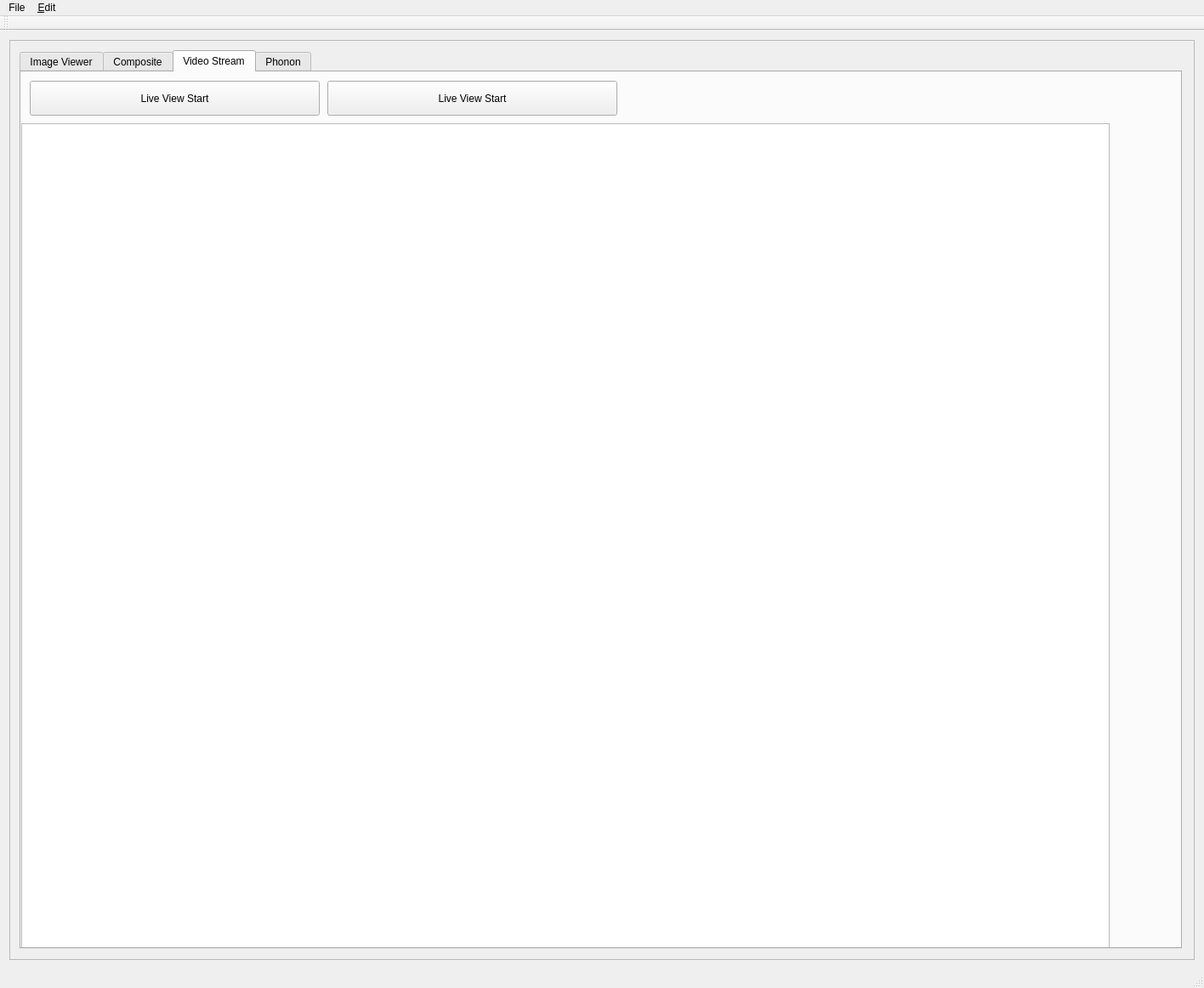
<?xml version="1.0" encoding="UTF-8"?>
<ui version="4.0">
 <class>MainWindow</class>
 <widget class="QMainWindow" name="MainWindow">
  <property name="geometry">
   <rect>
    <x>0</x>
    <y>0</y>
    <width>1416</width>
    <height>1162</height>
   </rect>
  </property>
  <property name="windowTitle">
   <string>MainWindow</string>
  </property>
  <widget class="QWidget" name="centralWidget">
   <layout class="QGridLayout" name="gridLayout_4">
    <item row="0" column="0">
     <widget class="QScrollArea" name="scrollArea">
      <property name="widgetResizable">
       <bool>false</bool>
      </property>
      <widget class="QWidget" name="scrollAreaWidgetContents">
       <property name="geometry">
        <rect>
         <x>-11</x>
         <y>-23</y>
         <width>1389</width>
         <height>1079</height>
        </rect>
       </property>
       <layout class="QGridLayout" name="gridLayout_3">
        <item row="0" column="0">
         <widget class="QTabWidget" name="VideoWidget">
          <property name="currentIndex">
           <number>2</number>
          </property>
          <widget class="QWidget" name="tab_3">
           <attribute name="title">
            <string>Image Viewer</string>
           </attribute>
           <widget class="QLabel" name="label_4">
            <property name="geometry">
             <rect>
              <x>1020</x>
              <y>445</y>
              <width>51</width>
              <height>16</height>
             </rect>
            </property>
            <property name="text">
             <string>Live</string>
            </property>
           </widget>
           <widget class="QTextBrowser" name="SelectedTextBrowser">
            <property name="geometry">
             <rect>
              <x>1020</x>
              <y>400</y>
              <width>311</width>
              <height>31</height>
             </rect>
            </property>
           </widget>
           <widget class="QPushButton" name="ClearDots">
            <property name="enabled">
             <bool>false</bool>
            </property>
            <property name="geometry">
             <rect>
              <x>1020</x>
              <y>120</y>
              <width>131</width>
              <height>23</height>
             </rect>
            </property>
            <property name="text">
             <string>Clear Dots</string>
            </property>
            <property name="checkable">
             <bool>false</bool>
            </property>
           </widget>
           <widget class="QLabel" name="LivetextBrowser">
            <property name="geometry">
             <rect>
              <x>1020</x>
              <y>460</y>
              <width>271</width>
              <height>31</height>
             </rect>
            </property>
            <property name="text">
             <string/>
            </property>
           </widget>
           <widget class="QLabel" name="label">
            <property name="geometry">
             <rect>
              <x>1020</x>
              <y>380</y>
              <width>141</width>
              <height>16</height>
             </rect>
            </property>
            <property name="text">
             <string>Selected Point History:</string>
            </property>
           </widget>
           <widget class="QFrame" name="frame">
            <property name="geometry">
             <rect>
              <x>1010</x>
              <y>150</y>
              <width>351</width>
              <height>221</height>
             </rect>
            </property>
            <property name="frameShape">
             <enum>QFrame::StyledPanel</enum>
            </property>
            <property name="frameShadow">
             <enum>QFrame::Raised</enum>
            </property>
            <widget class="QWidget" name="layoutWidget">
             <property name="geometry">
              <rect>
               <x>0</x>
               <y>10</y>
               <width>350</width>
               <height>212</height>
              </rect>
             </property>
             <layout class="QVBoxLayout" name="verticalLayout">
              <item>
               <layout class="QGridLayout" name="gridLayout" columnstretch="1,0,0,0,3">
                <item row="0" column="0">
                 <widget class="QLabel" name="label_24">
                  <property name="text">
                   <string/>
                  </property>
                 </widget>
                </item>
                <item row="0" column="1">
                 <widget class="QLabel" name="label_12">
                  <property name="text">
                   <string>Channel</string>
                  </property>
                 </widget>
                </item>
                <item row="0" column="2">
                 <widget class="QLabel" name="label_2">
                  <property name="text">
                   <string>Default</string>
                  </property>
                 </widget>
                </item>
                <item row="0" column="3">
                 <widget class="QLabel" name="label_3">
                  <property name="text">
                   <string>Archive</string>
                  </property>
                 </widget>
                </item>
                <item row="0" column="4">
                 <widget class="QLabel" name="label_5">
                  <property name="text">
                   <string>Filename</string>
                  </property>
                 </widget>
                </item>
                <item row="1" column="0">
                 <widget class="QLabel" name="label_6">
                  <property name="text">
                   <string>Ch. 1</string>
                  </property>
                 </widget>
                </item>
                <item row="1" column="1">
                 <widget class="QComboBox" name="channel1combobox">
                  <item>
                   <property name="text">
                    <string>Red</string>
                   </property>
                  </item>
                  <item>
                   <property name="text">
                    <string>Green</string>
                   </property>
                  </item>
                  <item>
                   <property name="text">
                    <string>Blue</string>
                   </property>
                  </item>
                  <item>
                   <property name="text">
                    <string>Yellow</string>
                   </property>
                  </item>
                  <item>
                   <property name="text">
                    <string>Magenta</string>
                   </property>
                  </item>
                  <item>
                   <property name="text">
                    <string>Cyan</string>
                   </property>
                  </item>
                  <item>
                   <property name="text">
                    <string>White</string>
                   </property>
                  </item>
                 </widget>
                </item>
                <item row="1" column="2">
                 <widget class="QRadioButton" name="C1Def">
                  <property name="text">
                   <string/>
                  </property>
                  <property name="checked">
                   <bool>true</bool>
                  </property>
                  <property name="autoExclusive">
                   <bool>false</bool>
                  </property>
                 </widget>
                </item>
                <item row="1" column="3">
                 <widget class="QRadioButton" name="C1Arc">
                  <property name="text">
                   <string/>
                  </property>
                  <property name="autoExclusive">
                   <bool>false</bool>
                  </property>
                 </widget>
                </item>
                <item row="1" column="4">
                 <widget class="QLabel" name="c1label">
                  <property name="text">
                   <string/>
                  </property>
                 </widget>
                </item>
                <item row="2" column="0">
                 <widget class="QLabel" name="label_23">
                  <property name="text">
                   <string>Ch. 2</string>
                  </property>
                 </widget>
                </item>
                <item row="2" column="1">
                 <widget class="QComboBox" name="channel2combobox">
                  <property name="currentIndex">
                   <number>1</number>
                  </property>
                  <item>
                   <property name="text">
                    <string>Red</string>
                   </property>
                  </item>
                  <item>
                   <property name="text">
                    <string>Green</string>
                   </property>
                  </item>
                  <item>
                   <property name="text">
                    <string>Blue</string>
                   </property>
                  </item>
                  <item>
                   <property name="text">
                    <string>Yellow</string>
                   </property>
                  </item>
                  <item>
                   <property name="text">
                    <string>Magenta</string>
                   </property>
                  </item>
                  <item>
                   <property name="text">
                    <string>Cyan</string>
                   </property>
                  </item>
                  <item>
                   <property name="text">
                    <string>White</string>
                   </property>
                  </item>
                 </widget>
                </item>
                <item row="2" column="2">
                 <widget class="QRadioButton" name="C2Def">
                  <property name="text">
                   <string/>
                  </property>
                  <property name="checked">
                   <bool>true</bool>
                  </property>
                  <property name="autoExclusive">
                   <bool>false</bool>
                  </property>
                 </widget>
                </item>
                <item row="2" column="3">
                 <widget class="QRadioButton" name="C2Arc">
                  <property name="text">
                   <string/>
                  </property>
                  <property name="autoExclusive">
                   <bool>false</bool>
                  </property>
                 </widget>
                </item>
                <item row="2" column="4">
                 <widget class="QLabel" name="c2label">
                  <property name="text">
                   <string/>
                  </property>
                 </widget>
                </item>
                <item row="3" column="0">
                 <widget class="QLabel" name="label_8">
                  <property name="text">
                   <string>Ch. 3</string>
                  </property>
                 </widget>
                </item>
                <item row="3" column="1">
                 <widget class="QComboBox" name="channel3combobox">
                  <property name="currentIndex">
                   <number>2</number>
                  </property>
                  <item>
                   <property name="text">
                    <string>Red</string>
                   </property>
                  </item>
                  <item>
                   <property name="text">
                    <string>Green</string>
                   </property>
                  </item>
                  <item>
                   <property name="text">
                    <string>Blue</string>
                   </property>
                  </item>
                  <item>
                   <property name="text">
                    <string>Yellow</string>
                   </property>
                  </item>
                  <item>
                   <property name="text">
                    <string>Magenta</string>
                   </property>
                  </item>
                  <item>
                   <property name="text">
                    <string>Cyan</string>
                   </property>
                  </item>
                  <item>
                   <property name="text">
                    <string>White</string>
                   </property>
                  </item>
                 </widget>
                </item>
                <item row="3" column="2">
                 <widget class="QRadioButton" name="C3Def">
                  <property name="text">
                   <string/>
                  </property>
                  <property name="checked">
                   <bool>true</bool>
                  </property>
                  <property name="autoRepeat">
                   <bool>false</bool>
                  </property>
                  <property name="autoExclusive">
                   <bool>false</bool>
                  </property>
                 </widget>
                </item>
                <item row="3" column="3">
                 <widget class="QRadioButton" name="C3Arc">
                  <property name="text">
                   <string/>
                  </property>
                  <property name="autoExclusive">
                   <bool>false</bool>
                  </property>
                 </widget>
                </item>
                <item row="3" column="4">
                 <widget class="QLabel" name="c3label">
                  <property name="text">
                   <string/>
                  </property>
                 </widget>
                </item>
                <item row="4" column="0">
                 <widget class="QLabel" name="label_7">
                  <property name="text">
                   <string>Ch. 4</string>
                  </property>
                 </widget>
                </item>
                <item row="4" column="1">
                 <widget class="QComboBox" name="channel4combobox">
                  <property name="currentIndex">
                   <number>3</number>
                  </property>
                  <item>
                   <property name="text">
                    <string>Red</string>
                   </property>
                  </item>
                  <item>
                   <property name="text">
                    <string>Green</string>
                   </property>
                  </item>
                  <item>
                   <property name="text">
                    <string>Blue</string>
                   </property>
                  </item>
                  <item>
                   <property name="text">
                    <string>Yellow</string>
                   </property>
                  </item>
                  <item>
                   <property name="text">
                    <string>Magenta</string>
                   </property>
                  </item>
                  <item>
                   <property name="text">
                    <string>Cyan</string>
                   </property>
                  </item>
                  <item>
                   <property name="text">
                    <string>White</string>
                   </property>
                  </item>
                 </widget>
                </item>
                <item row="4" column="2">
                 <widget class="QRadioButton" name="C4Def">
                  <property name="text">
                   <string/>
                  </property>
                  <property name="checked">
                   <bool>true</bool>
                  </property>
                  <property name="autoExclusive">
                   <bool>false</bool>
                  </property>
                 </widget>
                </item>
                <item row="4" column="3">
                 <widget class="QRadioButton" name="C4Arc">
                  <property name="text">
                   <string/>
                  </property>
                  <property name="autoExclusive">
                   <bool>false</bool>
                  </property>
                 </widget>
                </item>
                <item row="4" column="4">
                 <widget class="QLabel" name="c4label">
                  <property name="text">
                   <string/>
                  </property>
                 </widget>
                </item>
               </layout>
              </item>
              <item>
               <layout class="QGridLayout" name="gridLayout_5">
                <item row="0" column="0">
                 <widget class="QPushButton" name="LoadComposite">
                  <property name="text">
                   <string>Load</string>
                  </property>
                 </widget>
                </item>
                <item row="0" column="1">
                 <widget class="QComboBox" name="comboBox">
                  <item>
                   <property name="text">
                    <string>All</string>
                   </property>
                  </item>
                  <item>
                   <property name="text">
                    <string>3 Channels</string>
                   </property>
                  </item>
                  <item>
                   <property name="text">
                    <string>Channel 1</string>
                   </property>
                  </item>
                  <item>
                   <property name="text">
                    <string>Channel 2</string>
                   </property>
                  </item>
                  <item>
                   <property name="text">
                    <string>Channel 3</string>
                   </property>
                  </item>
                  <item>
                   <property name="text">
                    <string>Channel 4</string>
                   </property>
                  </item>
                 </widget>
                </item>
                <item row="0" column="2">
                 <widget class="QPushButton" name="ClearButton">
                  <property name="enabled">
                   <bool>true</bool>
                  </property>
                  <property name="text">
                   <string>Clear</string>
                  </property>
                 </widget>
                </item>
               </layout>
              </item>
             </layout>
            </widget>
           </widget>
           <widget class="QGraphicsView" name="graphicsView">
            <property name="geometry">
             <rect>
              <x>10</x>
              <y>10</y>
              <width>1000</width>
              <height>1000</height>
             </rect>
            </property>
           </widget>
           <widget class="QPushButton" name="distancebutton">
            <property name="geometry">
             <rect>
              <x>1170</x>
              <y>80</y>
              <width>131</width>
              <height>21</height>
             </rect>
            </property>
            <property name="text">
             <string>Calculate Distance</string>
            </property>
           </widget>
           <widget class="QPushButton" name="DotOn">
            <property name="geometry">
             <rect>
              <x>1020</x>
              <y>40</y>
              <width>131</width>
              <height>23</height>
             </rect>
            </property>
            <property name="text">
             <string>Turn On Dot Mode</string>
            </property>
           </widget>
           <widget class="QPushButton" name="SNRbutton">
            <property name="geometry">
             <rect>
              <x>1170</x>
              <y>40</y>
              <width>131</width>
              <height>21</height>
             </rect>
            </property>
            <property name="text">
             <string>Calculate SNR</string>
            </property>
           </widget>
           <widget class="QPushButton" name="DotOff">
            <property name="enabled">
             <bool>false</bool>
            </property>
            <property name="geometry">
             <rect>
              <x>1020</x>
              <y>80</y>
              <width>131</width>
              <height>23</height>
             </rect>
            </property>
            <property name="text">
             <string>Turn Off Dot Mode</string>
            </property>
           </widget>
           <widget class="QLineEdit" name="xedit">
            <property name="geometry">
             <rect>
              <x>1030</x>
              <y>520</y>
              <width>61</width>
              <height>20</height>
             </rect>
            </property>
           </widget>
           <widget class="QLabel" name="label_11">
            <property name="geometry">
             <rect>
              <x>1020</x>
              <y>500</y>
              <width>321</width>
              <height>16</height>
             </rect>
            </property>
            <property name="text">
             <string>Search by Pixel Coordinates</string>
            </property>
           </widget>
           <widget class="QLabel" name="label_13">
            <property name="geometry">
             <rect>
              <x>1020</x>
              <y>520</y>
              <width>21</width>
              <height>16</height>
             </rect>
            </property>
            <property name="text">
             <string>x</string>
            </property>
           </widget>
           <widget class="QLineEdit" name="yedit">
            <property name="geometry">
             <rect>
              <x>1130</x>
              <y>520</y>
              <width>61</width>
              <height>20</height>
             </rect>
            </property>
           </widget>
           <widget class="QLabel" name="label_14">
            <property name="geometry">
             <rect>
              <x>1120</x>
              <y>520</y>
              <width>21</width>
              <height>16</height>
             </rect>
            </property>
            <property name="text">
             <string>y</string>
            </property>
           </widget>
           <widget class="QPushButton" name="SearchButton">
            <property name="geometry">
             <rect>
              <x>1210</x>
              <y>520</y>
              <width>75</width>
              <height>23</height>
             </rect>
            </property>
            <property name="text">
             <string>Search</string>
            </property>
           </widget>
           <widget class="QLabel" name="label_15">
            <property name="geometry">
             <rect>
              <x>1020</x>
              <y>560</y>
              <width>141</width>
              <height>16</height>
             </rect>
            </property>
            <property name="text">
             <string>Pixel Value</string>
            </property>
           </widget>
          </widget>
          <widget class="QWidget" name="tab_5">
           <attribute name="title">
            <string>Composite</string>
           </attribute>
           <widget class="QGraphicsView" name="graphicsView_2">
            <property name="geometry">
             <rect>
              <x>10</x>
              <y>10</y>
              <width>500</width>
              <height>500</height>
             </rect>
            </property>
           </widget>
           <widget class="QLabel" name="LivetextBrowser_2">
            <property name="geometry">
             <rect>
              <x>1020</x>
              <y>105</y>
              <width>271</width>
              <height>31</height>
             </rect>
            </property>
            <property name="text">
             <string/>
            </property>
           </widget>
           <widget class="QTextBrowser" name="SelectedTextBrowser_2">
            <property name="geometry">
             <rect>
              <x>1020</x>
              <y>45</y>
              <width>311</width>
              <height>31</height>
             </rect>
            </property>
           </widget>
           <widget class="QLabel" name="label_9">
            <property name="geometry">
             <rect>
              <x>1020</x>
              <y>25</y>
              <width>141</width>
              <height>16</height>
             </rect>
            </property>
            <property name="text">
             <string>Selected Point History:</string>
            </property>
           </widget>
           <widget class="QLabel" name="label_10">
            <property name="geometry">
             <rect>
              <x>1020</x>
              <y>90</y>
              <width>51</width>
              <height>16</height>
             </rect>
            </property>
            <property name="text">
             <string>Live</string>
            </property>
           </widget>
           <widget class="QGraphicsView" name="graphicsView_3">
            <property name="geometry">
             <rect>
              <x>510</x>
              <y>10</y>
              <width>500</width>
              <height>500</height>
             </rect>
            </property>
            <property name="frameShape">
             <enum>QFrame::StyledPanel</enum>
            </property>
            <property name="frameShadow">
             <enum>QFrame::Sunken</enum>
            </property>
           </widget>
           <widget class="QGraphicsView" name="graphicsView_4">
            <property name="geometry">
             <rect>
              <x>10</x>
              <y>510</y>
              <width>500</width>
              <height>500</height>
             </rect>
            </property>
           </widget>
           <widget class="QGraphicsView" name="graphicsView_5">
            <property name="geometry">
             <rect>
              <x>510</x>
              <y>510</y>
              <width>500</width>
              <height>500</height>
             </rect>
            </property>
           </widget>
           <widget class="QLabel" name="label_17">
            <property name="geometry">
             <rect>
              <x>1020</x>
              <y>130</y>
              <width>161</width>
              <height>16</height>
             </rect>
            </property>
            <property name="text">
             <string>Search by Pixel Coordinates</string>
            </property>
           </widget>
           <widget class="QPushButton" name="SearchButton2">
            <property name="geometry">
             <rect>
              <x>1210</x>
              <y>150</y>
              <width>75</width>
              <height>23</height>
             </rect>
            </property>
            <property name="text">
             <string>Search</string>
            </property>
           </widget>
           <widget class="QLineEdit" name="xedit2">
            <property name="geometry">
             <rect>
              <x>1030</x>
              <y>150</y>
              <width>61</width>
              <height>20</height>
             </rect>
            </property>
           </widget>
           <widget class="QLabel" name="label_18">
            <property name="geometry">
             <rect>
              <x>1120</x>
              <y>150</y>
              <width>21</width>
              <height>16</height>
             </rect>
            </property>
            <property name="text">
             <string>y</string>
            </property>
           </widget>
           <widget class="QLabel" name="label_19">
            <property name="geometry">
             <rect>
              <x>1020</x>
              <y>150</y>
              <width>21</width>
              <height>16</height>
             </rect>
            </property>
            <property name="text">
             <string>x</string>
            </property>
           </widget>
           <widget class="QLineEdit" name="yedit2">
            <property name="geometry">
             <rect>
              <x>1130</x>
              <y>150</y>
              <width>61</width>
              <height>20</height>
             </rect>
            </property>
           </widget>
           <widget class="QWidget" name="layoutWidget">
            <property name="geometry">
             <rect>
              <x>1020</x>
              <y>190</y>
              <width>251</width>
              <height>104</height>
             </rect>
            </property>
            <layout class="QGridLayout" name="gridLayout_2">
             <item row="0" column="0">
              <widget class="QLabel" name="label_16">
               <property name="text">
                <string>Pixel Value Panel 1,1</string>
               </property>
              </widget>
             </item>
             <item row="0" column="1">
              <widget class="QLabel" name="label11">
               <property name="text">
                <string/>
               </property>
              </widget>
             </item>
             <item row="1" column="0">
              <widget class="QLabel" name="label_20">
               <property name="text">
                <string>Pixel Value Panel 1,2</string>
               </property>
              </widget>
             </item>
             <item row="1" column="1">
              <widget class="QLabel" name="label12">
               <property name="text">
                <string/>
               </property>
              </widget>
             </item>
             <item row="2" column="0">
              <widget class="QLabel" name="label_21">
               <property name="text">
                <string>Pixel Value Panel 2,1</string>
               </property>
              </widget>
             </item>
             <item row="2" column="1">
              <widget class="QLabel" name="label21">
               <property name="text">
                <string/>
               </property>
              </widget>
             </item>
             <item row="3" column="0">
              <widget class="QLabel" name="label_22">
               <property name="text">
                <string>Pixel Value Panel 2,2</string>
               </property>
              </widget>
             </item>
             <item row="3" column="1">
              <widget class="QLabel" name="label22">
               <property name="text">
                <string/>
               </property>
              </widget>
             </item>
            </layout>
           </widget>
           <widget class="QPushButton" name="MagnifyPushButton">
            <property name="geometry">
             <rect>
              <x>1020</x>
              <y>290</y>
              <width>301</width>
              <height>23</height>
             </rect>
            </property>
            <property name="text">
             <string>Turn On Magnifying Glass</string>
            </property>
           </widget>
          </widget>
          <widget class="QWidget" name="tab_4">
           <attribute name="title">
            <string>Video Stream</string>
           </attribute>
           <widget class="QGraphicsView" name="VideoStreamWindow">
            <property name="geometry">
             <rect>
              <x>0</x>
              <y>60</y>
              <width>1280</width>
              <height>1030</height>
             </rect>
            </property>
           </widget>
           <widget class="QPushButton" name="lvStartPB">
            <property name="geometry">
             <rect>
              <x>10</x>
              <y>10</y>
              <width>341</width>
              <height>41</height>
             </rect>
            </property>
            <property name="text">
             <string>Live View Start</string>
            </property>
           </widget>
           <widget class="QPushButton" name="lvStopPB">
            <property name="geometry">
             <rect>
              <x>360</x>
              <y>10</y>
              <width>341</width>
              <height>41</height>
             </rect>
            </property>
            <property name="text">
             <string>Live View Start</string>
            </property>
           </widget>
          </widget>
          <widget class="QWidget" name="phononTab">
           <attribute name="title">
            <string>Phonon</string>
           </attribute>
           <widget class="QFrame" name="phononFrame">
            <property name="geometry">
             <rect>
              <x>10</x>
              <y>10</y>
              <width>1000</width>
              <height>1000</height>
             </rect>
            </property>
            <property name="frameShape">
             <enum>QFrame::StyledPanel</enum>
            </property>
            <property name="frameShadow">
             <enum>QFrame::Raised</enum>
            </property>
           </widget>
           <widget class="QPushButton" name="startCapturePB">
            <property name="geometry">
             <rect>
              <x>1040</x>
              <y>30</y>
              <width>271</width>
              <height>141</height>
             </rect>
            </property>
            <property name="text">
             <string>Start Capture</string>
            </property>
           </widget>
           <widget class="QProgressBar" name="progressBar">
            <property name="geometry">
             <rect>
              <x>1060</x>
              <y>380</y>
              <width>231</width>
              <height>23</height>
             </rect>
            </property>
            <property name="value">
             <number>0</number>
            </property>
           </widget>
           <widget class="QPushButton" name="stopCapturePB">
            <property name="geometry">
             <rect>
              <x>1040</x>
              <y>180</y>
              <width>271</width>
              <height>141</height>
             </rect>
            </property>
            <property name="text">
             <string>Stop Capture</string>
            </property>
           </widget>
          </widget>
         </widget>
        </item>
       </layout>
      </widget>
     </widget>
    </item>
   </layout>
  </widget>
  <widget class="QMenuBar" name="menuBar">
   <property name="geometry">
    <rect>
     <x>0</x>
     <y>0</y>
     <width>1416</width>
     <height>29</height>
    </rect>
   </property>
   <widget class="QMenu" name="menuFile">
    <property name="title">
     <string>File</string>
    </property>
    <addaction name="actionOpen"/>
   </widget>
   <widget class="QMenu" name="menu_Edit">
    <property name="title">
     <string>&amp;Edit</string>
    </property>
    <addaction name="actionPreferences"/>
   </widget>
   <addaction name="menuFile"/>
   <addaction name="menu_Edit"/>
  </widget>
  <widget class="QToolBar" name="mainToolBar">
   <attribute name="toolBarArea">
    <enum>TopToolBarArea</enum>
   </attribute>
   <attribute name="toolBarBreak">
    <bool>false</bool>
   </attribute>
  </widget>
  <widget class="QStatusBar" name="statusBar"/>
  <action name="actionOpen">
   <property name="text">
    <string>Open</string>
   </property>
  </action>
  <action name="actionPreferences">
   <property name="text">
    <string>Preferences</string>
   </property>
  </action>
 </widget>
 <layoutdefault spacing="6" margin="11"/>
 <resources/>
 <connections>
  <connection>
   <sender>C2Def</sender>
   <signal>clicked()</signal>
   <receiver>C2Arc</receiver>
   <slot>toggle()</slot>
   <hints>
    <hint type="sourcelabel">
     <x>1152</x>
     <y>309</y>
    </hint>
    <hint type="destinationlabel">
     <x>1194</x>
     <y>309</y>
    </hint>
   </hints>
  </connection>
  <connection>
   <sender>C2Arc</sender>
   <signal>clicked()</signal>
   <receiver>C2Def</receiver>
   <slot>toggle()</slot>
   <hints>
    <hint type="sourcelabel">
     <x>1194</x>
     <y>309</y>
    </hint>
    <hint type="destinationlabel">
     <x>1152</x>
     <y>309</y>
    </hint>
   </hints>
  </connection>
  <connection>
   <sender>C1Def</sender>
   <signal>clicked()</signal>
   <receiver>C1Arc</receiver>
   <slot>toggle()</slot>
   <hints>
    <hint type="sourcelabel">
     <x>1152</x>
     <y>283</y>
    </hint>
    <hint type="destinationlabel">
     <x>1194</x>
     <y>283</y>
    </hint>
   </hints>
  </connection>
  <connection>
   <sender>C1Arc</sender>
   <signal>clicked()</signal>
   <receiver>C1Def</receiver>
   <slot>toggle()</slot>
   <hints>
    <hint type="sourcelabel">
     <x>1194</x>
     <y>283</y>
    </hint>
    <hint type="destinationlabel">
     <x>1152</x>
     <y>283</y>
    </hint>
   </hints>
  </connection>
  <connection>
   <sender>C3Def</sender>
   <signal>clicked()</signal>
   <receiver>C3Arc</receiver>
   <slot>toggle()</slot>
   <hints>
    <hint type="sourcelabel">
     <x>1152</x>
     <y>335</y>
    </hint>
    <hint type="destinationlabel">
     <x>1194</x>
     <y>335</y>
    </hint>
   </hints>
  </connection>
  <connection>
   <sender>C3Arc</sender>
   <signal>clicked()</signal>
   <receiver>C3Def</receiver>
   <slot>toggle()</slot>
   <hints>
    <hint type="sourcelabel">
     <x>1194</x>
     <y>335</y>
    </hint>
    <hint type="destinationlabel">
     <x>1152</x>
     <y>335</y>
    </hint>
   </hints>
  </connection>
  <connection>
   <sender>C4Def</sender>
   <signal>clicked()</signal>
   <receiver>C4Arc</receiver>
   <slot>toggle()</slot>
   <hints>
    <hint type="sourcelabel">
     <x>1135</x>
     <y>357</y>
    </hint>
    <hint type="destinationlabel">
     <x>1164</x>
     <y>353</y>
    </hint>
   </hints>
  </connection>
  <connection>
   <sender>C4Arc</sender>
   <signal>clicked()</signal>
   <receiver>C4Def</receiver>
   <slot>toggle()</slot>
   <hints>
    <hint type="sourcelabel">
     <x>1170</x>
     <y>351</y>
    </hint>
    <hint type="destinationlabel">
     <x>1144</x>
     <y>357</y>
    </hint>
   </hints>
  </connection>
 </connections>
</ui>
